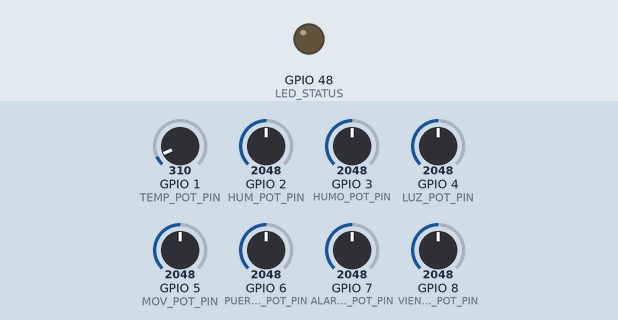
The sketch below on a simulated ESP32-S3. On the bench: output pins drawn as LEDs (lit = HIGH). Inputs (shaded band) come from the test bench; at power-on: GPIO 3 (HUMO_POT_PIN) = 2048, GPIO 5 (MOV_POT_PIN) = 2048, GPIO 6 (PUERTA_POT_PIN) = 2048, GPIO 7 (ALARMA_POT_PIN) = 2048, GPIO 1 (TEMP_POT_PIN) = 310, GPIO 2 (HUM_POT_PIN) = 2048, GPIO 4 (LUZ_POT_PIN) = 2048, GPIO 8 (VIENTO_POT_PIN) = 2048 (analog values on the 0–4095 scale). WiFi joins after 1.5 s; servers stay silent unless stated; random numbers use the default seed unless the sketch sets one; no MQTT or app messages arrive unless stated; what the sketch prints to the serial monitor is not drawn.

Above: at 0.1 s.
At 2.7 s:
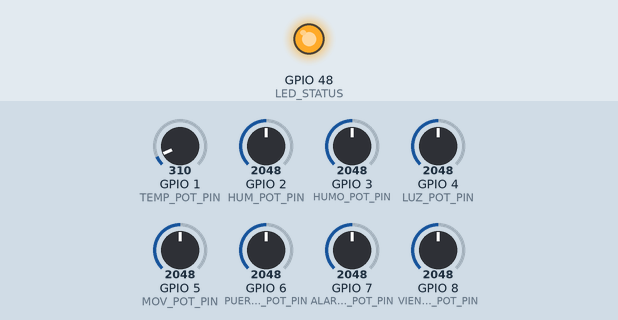
2.8 s: GPIO 3 (HUMO_POT_PIN) set to 1228
9.7 s: GPIO 5 (MOV_POT_PIN) set to 1228
16.7 s: GPIO 6 (PUERTA_POT_PIN) set to 1228
26.7 s: GPIO 7 (ALARMA_POT_PIN) set to 3972
36.8 s: GPIO 3 (HUMO_POT_PIN) set to 2866
Timing chart, 0 to 39.8 s (numbered marks = the images above; inputs shaded):
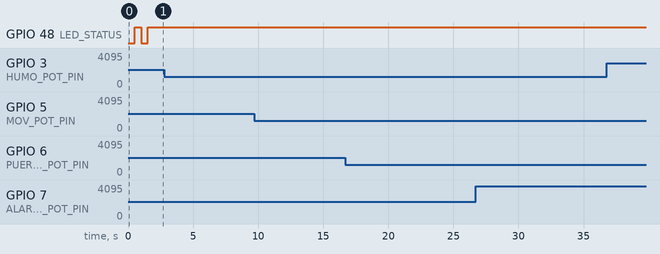

Measured:
- after the input at 2.8 s, every drawn part: stays the same
- after the input at 9.7 s, every drawn part: stays the same
- after the input at 16.7 s, every drawn part: stays the same
- after the input at 26.7 s, every drawn part: stays the same
- after the input at 36.8 s, every drawn part: stays the same

The sketch:

esp32_sensores.ino
```cpp
/*
 * ============================================
 * ESP32-S3 - SENSORES MQTT CON POTENCIÓMETROS
 * Taller Comunicaciones - Universidad Militar Nueva Granada
 * ============================================
 *
 * Este código implementa un sistema de sensores simulados con
 * POTENCIÓMETROS en ESP32-S3 que publica datos a un broker MQTT.
 *
 * FORMATO JSON (compatible con suscriptor_admin.py):
 * {
 *   "device_id": "ESP32_01",
 *   "value": 25.5,
 *   "unit": "°C",
 *   "status": "normal",    (opcional)
 *   "timestamp": 12345
 * }
 *
 * POTENCIÓMETROS IMPLEMENTADOS (8 sensores):
 * 1. GPIO 1 (ADC1_CH0) -> Temperatura (0-50°C) -> clima/temperatura
 * 2. GPIO 2 (ADC1_CH1) -> Humedad (0-100%) -> clima/humedad
 * 3. GPIO 3 (ADC1_CH2) -> Humo (0-100%) -> incendio/sensor_humo
 * 4. GPIO 4 (ADC1_CH3) -> Luz (0-100%) -> iluminacion/luz
 * 5. GPIO 5 (ADC1_CH4) -> Movimiento (digital simulado) -> seguridad/movimiento
 * 6. GPIO 6 (ADC1_CH5) -> Puerta (digital simulado) -> seguridad/puerta
 * 7. GPIO 7 (ADC1_CH6) -> Alarma (>80% activa) -> incendio/alarma
 * 8. GPIO 8 (ADC1_CH7) -> Viento (0-100 km/h) -> clima/viento
 *
 * HARDWARE: ESP32-S3 DevKit
 * ADC Resolución: 12 bits (0-4095)
 * ============================================
 */

#include <WiFi.h>
#include <PubSubClient.h>
#include <ArduinoJson.h>

// ============================================
// CONFIGURACIÓN WIFI
// ============================================
const char* ssid = "TuRedWiFi";           // Cambiar por tu SSID
const char* password = "TuPassword";       // Cambiar por tu contraseña

// ============================================
// CONFIGURACIÓN MQTT
// ============================================
const char* mqtt_server = "192.168.1.100"; // IP del servidor Kali Linux
const int mqtt_port = 1883;
const char* mqtt_user = "";                // Dejar vacío si allow_anonymous = true
const char* mqtt_password = "";
const char* device_id = "ESP32_01";

// ============================================
// PINES DE SENSORES - ESP32-S3 (POTENCIÓMETROS)
// ============================================
// IMPORTANTE: ESP32-S3 tiene ADC1 (GPIO 1-10) y ADC2 (GPIO 11-20)
// Usamos ADC1 para evitar conflictos con WiFi

#define TEMP_POT_PIN 1          // ADC1_CH0 - Potenciómetro Temperatura (0-100°C)
#define HUM_POT_PIN 2           // ADC1_CH1 - Potenciómetro Humedad (0-100%)
#define HUMO_POT_PIN 3          // ADC1_CH2 - Potenciómetro Humo (0-100%)
#define LUZ_POT_PIN 4           // ADC1_CH3 - Potenciómetro Luz (0-100%)
#define MOV_POT_PIN 5           // ADC1_CH4 - Potenciómetro Movimiento (0=no, >50%=sí)
#define PUERTA_POT_PIN 6        // ADC1_CH5 - Potenciómetro Puerta (0=cerrada, >50%=abierta)
#define ALARMA_POT_PIN 7        // ADC1_CH6 - Potenciómetro Alarma (>80%=activada)
#define VIENTO_POT_PIN 8        // ADC1_CH7 - Potenciómetro Viento (0-100 km/h) - OPCIONAL

#define LED_STATUS 48           // LED RGB integrado en ESP32-S3

// ============================================
// TÓPICOS MQTT
// ============================================
const char* TOPIC_TEMPERATURA = "clima/temperatura";
const char* TOPIC_HUMEDAD = "clima/humedad";
const char* TOPIC_VIENTO = "clima/viento";
const char* TOPIC_HUMO = "incendio/sensor_humo";
const char* TOPIC_ALARMA = "incendio/alarma";
const char* TOPIC_PUERTA = "seguridad/puerta";
const char* TOPIC_MOVIMIENTO = "seguridad/movimiento";
const char* TOPIC_LUZ = "iluminacion/luz";
const char* TOPIC_STATUS = "sistema/estado";

// ============================================
// OBJETOS GLOBALES
// ============================================
WiFiClient espClient;
PubSubClient client(espClient);

// ============================================
// VARIABLES GLOBALES
// ============================================
unsigned long lastMsg = 0;
unsigned long lastStatusMsg = 0;
const long interval = 5000;        // Intervalo de publicación (5 segundos)
const long statusInterval = 30000; // Intervalo de estado (30 segundos)

// Resolución ADC del ESP32-S3: 12 bits (0-4095)
const int ADC_RESOLUTION = 4095;

// ============================================
// CONFIGURACIÓN INICIAL
// ============================================
void setup() {
  Serial.begin(115200);
  Serial.println("\n============================================");
  Serial.println("ESP32 - SENSORES MQTT");
  Serial.println("Universidad Militar Nueva Granada");
  Serial.println("============================================\n");

  // Configurar pines ADC (potenciómetros)
  pinMode(TEMP_POT_PIN, INPUT);
  pinMode(HUM_POT_PIN, INPUT);
  pinMode(HUMO_POT_PIN, INPUT);
  pinMode(LUZ_POT_PIN, INPUT);
  pinMode(MOV_POT_PIN, INPUT);
  pinMode(PUERTA_POT_PIN, INPUT);
  pinMode(ALARMA_POT_PIN, INPUT);
  pinMode(VIENTO_POT_PIN, INPUT);
  pinMode(LED_STATUS, OUTPUT);

  // Configurar resolución ADC (12 bits = 0-4095)
  analogReadResolution(12);
  Serial.println("✅ Pines ADC configurados (8 potenciómetros)");

  // Conectar WiFi
  setup_wifi();

  // Configurar MQTT
  client.setServer(mqtt_server, mqtt_port);
  client.setCallback(callback);

  Serial.println("\n✅ Sistema listo");
  digitalWrite(LED_STATUS, HIGH);
}

// ============================================
// CONEXIÓN WIFI
// ============================================
void setup_wifi() {
  delay(10);
  Serial.println();
  Serial.print("Conectando a WiFi: ");
  Serial.println(ssid);

  WiFi.begin(ssid, password);

  int attempts = 0;
  while (WiFi.status() != WL_CONNECTED && attempts < 20) {
    delay(500);
    Serial.print(".");
    digitalWrite(LED_STATUS, !digitalRead(LED_STATUS));
    attempts++;
  }

  if (WiFi.status() == WL_CONNECTED) {
    Serial.println("\n✅ WiFi conectado");
    Serial.print("📡 Dirección IP: ");
    Serial.println(WiFi.localIP());
    Serial.print("📶 Intensidad señal: ");
    Serial.print(WiFi.RSSI());
    Serial.println(" dBm");
  } else {
    Serial.println("\n❌ Error: No se pudo conectar a WiFi");
  }
}

// ============================================
// CALLBACK MQTT (RECEPCIÓN)
// ============================================
void callback(char* topic, byte* payload, unsigned int length) {
  Serial.print("📩 Mensaje recibido [");
  Serial.print(topic);
  Serial.print("]: ");

  String message = "";
  for (int i = 0; i < length; i++) {
    message += (char)payload[i];
  }
  Serial.println(message);
}

// ============================================
// RECONEXIÓN MQTT
// ============================================
void reconnect() {
  while (!client.connected()) {
    Serial.print("Conectando a MQTT...");

    String clientId = String(device_id) + "-" + String(random(0xffff), HEX);

    if (client.connect(clientId.c_str(), mqtt_user, mqtt_password)) {
      Serial.println(" ✅ Conectado");

      // Publicar mensaje de conexión
      publishStatus("online");

      // Suscribirse a tópicos si es necesario
      // client.subscribe("incendio/activar_sirena");

    } else {
      Serial.print(" ❌ Error, rc=");
      Serial.print(client.state());
      Serial.println(" Reintentando en 5s...");
      digitalWrite(LED_STATUS, LOW);
      delay(5000);
    }
  }
  digitalWrite(LED_STATUS, HIGH);
}

// ============================================
// PUBLICAR MENSAJE JSON
// ============================================
void publishSensor(const char* topic, const char* tipo, float valor, const char* unidad, const char* estado = "") {
  StaticJsonDocument<256> doc;

  // Formato compatible con el simulador y suscriptor_admin.py
  doc["device_id"] = device_id;  // Cambio: sensor_id -> device_id
  doc["value"] = valor;           // Cambio: valor -> value
  doc["unit"] = unidad;           // Cambio: unidad -> unit

  if (strlen(estado) > 0) {
    doc["status"] = estado;       // Cambio: estado -> status
  }

  // Timestamp en formato epoch Unix (segundos desde 1970)
  // Nota: Para timestamp ISO 8601 necesitarías RTC o NTP
  doc["timestamp"] = millis() / 1000;  // Convertir a segundos

  char buffer[256];
  serializeJson(doc, buffer);

  if (client.publish(topic, buffer)) {
    Serial.print("📤 [");
    Serial.print(topic);
    Serial.print("] ");
    Serial.println(buffer);
  } else {
    Serial.print("❌ Error publicando en: ");
    Serial.println(topic);
  }
}

// ============================================
// PUBLICAR ESTADO DEL SISTEMA
// ============================================
void publishStatus(const char* estado) {
  StaticJsonDocument<256> doc;

  doc["device_id"] = device_id;
  doc["estado"] = estado;
  doc["ip"] = WiFi.localIP().toString();
  doc["rssi"] = WiFi.RSSI();
  doc["uptime"] = millis() / 1000;
  doc["free_heap"] = ESP.getFreeHeap();

  char buffer[256];
  serializeJson(doc, buffer);

  client.publish(TOPIC_STATUS, buffer);
}

// ============================================
// LEER POTENCIÓMETROS Y CONVERTIR A VALORES
// ============================================
void readSensors() {
  int adcValue;
  float mappedValue;

  // 1. Potenciómetro Temperatura (0-50°C)
  adcValue = analogRead(TEMP_POT_PIN);
  mappedValue = map(adcValue, 0, ADC_RESOLUTION, 0, 5000) / 100.0; // 0.0 - 50.0°C
  publishSensor(TOPIC_TEMPERATURA, "temperatura", mappedValue, "°C");
  delay(50);

  // 2. Potenciómetro Humedad (0-100%)
  adcValue = analogRead(HUM_POT_PIN);
  mappedValue = map(adcValue, 0, ADC_RESOLUTION, 0, 10000) / 100.0; // 0.0 - 100.0%
  publishSensor(TOPIC_HUMEDAD, "humedad", mappedValue, "%");
  delay(50);

  // 3. Potenciómetro Humo (0-100%)
  adcValue = analogRead(HUMO_POT_PIN);
  mappedValue = map(adcValue, 0, ADC_RESOLUTION, 0, 10000) / 100.0; // 0.0 - 100.0%
  const char* humoStatus = (mappedValue > 50) ? "alerta" : "normal";
  publishSensor(TOPIC_HUMO, "humo", mappedValue, "%", humoStatus);
  delay(50);

  // 4. Potenciómetro Luz (0-100%)
  adcValue = analogRead(LUZ_POT_PIN);
  mappedValue = map(adcValue, 0, ADC_RESOLUTION, 0, 10000) / 100.0; // 0.0 - 100.0%
  publishSensor(TOPIC_LUZ, "luz", mappedValue, "%");
  delay(50);

  // 5. Potenciómetro Movimiento (digital simulado: <50% = 0, >=50% = 1)
  adcValue = analogRead(MOV_POT_PIN);
  mappedValue = map(adcValue, 0, ADC_RESOLUTION, 0, 100);
  bool movDetectado = (mappedValue >= 50);
  const char* movStatus = movDetectado ? "detectado" : "sin_movimiento";
  publishSensor(TOPIC_MOVIMIENTO, "movimiento", movDetectado ? 1.0 : 0.0, "", movStatus);
  delay(50);

  // 6. Potenciómetro Puerta (digital simulado: <50% = cerrada, >=50% = abierta)
  adcValue = analogRead(PUERTA_POT_PIN);
  mappedValue = map(adcValue, 0, ADC_RESOLUTION, 0, 100);
  bool puertaAbierta = (mappedValue >= 50);
  const char* puertaStatus = puertaAbierta ? "abierta" : "cerrada";
  publishSensor(TOPIC_PUERTA, "puerta", puertaAbierta ? 1.0 : 0.0, "", puertaStatus);
  delay(50);

  // 7. Potenciómetro Alarma (>80% = activada)
  adcValue = analogRead(ALARMA_POT_PIN);
  mappedValue = map(adcValue, 0, ADC_RESOLUTION, 0, 100);
  if (mappedValue > 80) {
    publishSensor(TOPIC_ALARMA, "alarma_manual", 1.0, "", "activada");
  }
  delay(50);

  // 8. Potenciómetro Viento (0-100 km/h) - OPCIONAL
  adcValue = analogRead(VIENTO_POT_PIN);
  mappedValue = map(adcValue, 0, ADC_RESOLUTION, 0, 10000) / 100.0; // 0.0 - 100.0 km/h
  publishSensor(TOPIC_VIENTO, "viento", mappedValue, "km/h");
  delay(50);
}

// ============================================
// LOOP PRINCIPAL
// ============================================
void loop() {
  // Mantener conexión MQTT
  if (!client.connected()) {
    reconnect();
  }
  client.loop();

  unsigned long now = millis();

  // Publicar lecturas de sensores periódicamente
  if (now - lastMsg > interval) {
    lastMsg = now;
    readSensors();
  }

  // Publicar estado del sistema periódicamente
  if (now - lastStatusMsg > statusInterval) {
    lastStatusMsg = now;
    publishStatus("online");
  }
}

// ============================================
// NOTAS DE IMPLEMENTACIÓN - POTENCIÓMETROS
// ============================================
/*
 * CONEXIONES FÍSICAS DE POTENCIÓMETROS (10kΩ recomendado):
 *
 * Cada potenciómetro se conecta así:
 *   - Terminal 1 -> 3.3V
 *   - Terminal 2 (wiper/central) -> GPIO ADC correspondiente
 *   - Terminal 3 -> GND
 *
 * DISTRIBUCIÓN DE POTENCIÓMETROS:
 *
 * POT 1 (GPIO 1) - Temperatura:
 *   Rango: 0-50°C
 *   Girar para simular cambios de temperatura
 *
 * POT 2 (GPIO 2) - Humedad:
 *   Rango: 0-100%
 *   Girar para simular cambios de humedad
 *
 * POT 3 (GPIO 3) - Humo:
 *   Rango: 0-100%
 *   >50% = Estado "alerta"
 *
 * POT 4 (GPIO 4) - Luz:
 *   Rango: 0-100%
 *   Girar para simular día/noche
 *
 * POT 5 (GPIO 5) - Movimiento:
 *   <50% = Sin movimiento (0)
 *   >=50% = Movimiento detectado (1)
 *
 * POT 6 (GPIO 6) - Puerta:
 *   <50% = Cerrada (0)
 *   >=50% = Abierta (1)
 *
 * POT 7 (GPIO 7) - Alarma:
 *   <80% = Desactivada
 *   >80% = ALARMA ACTIVADA
 *
 * POT 8 (GPIO 8) - Viento:
 *   Rango: 0-100 km/h
 *   Girar para simular velocidad del viento
 *
 * LIBRERÍAS NECESARIAS (Arduino IDE):
 *   - PubSubClient by Nick O'Leary
 *   - ArduinoJson by Benoit Blanchon
 *   - WiFi (incluida con ESP32)
 *
 * CONFIGURACIÓN ANTES DE CARGAR:
 *   1. Seleccionar placa: "ESP32S3 Dev Module"
 *   2. Modificar ssid y password (líneas 40-41)
 *   3. Modificar mqtt_server con IP del servidor Kali (línea 47)
 *   4. Conectar 8 potenciómetros a los pines GPIO 1-8
 *   5. Cargar el código
 *
 * VENTAJAS DE USAR POTENCIÓMETROS:
 *   ✅ No necesitas sensores reales (más económico)
 *   ✅ Control manual de valores para pruebas
 *   ✅ Simula cualquier rango de valores
 *   ✅ Ideal para demostraciones y desarrollo
 */
```
